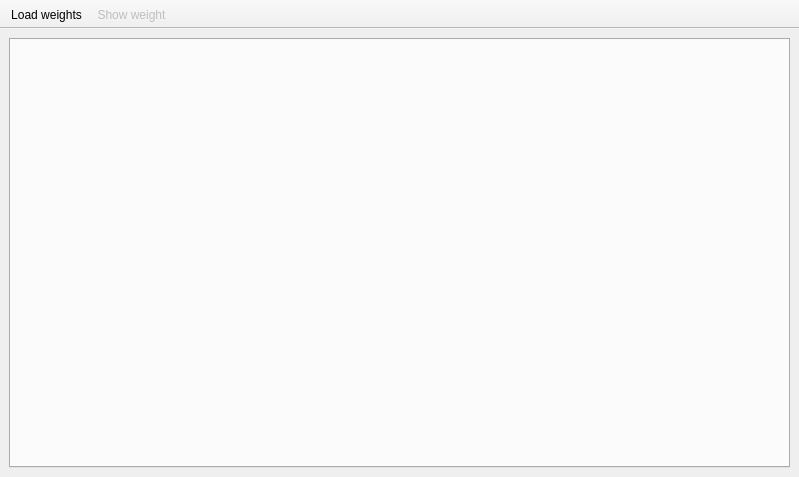
<?xml version="1.0" encoding="UTF-8"?>
<ui version="4.0">
 <class>MainWindow</class>
 <widget class="QMainWindow" name="MainWindow">
  <property name="geometry">
   <rect>
    <x>0</x>
    <y>0</y>
    <width>799</width>
    <height>477</height>
   </rect>
  </property>
  <property name="windowTitle">
   <string>MainWindow</string>
  </property>
  <widget class="QWidget" name="main_layout">
   <layout class="QHBoxLayout" name="horizontalLayout">
    <item>
     <widget class="QTabWidget" name="tabWidget">
      <property name="currentIndex">
       <number>-1</number>
      </property>
      <property name="documentMode">
       <bool>false</bool>
      </property>
      <property name="tabsClosable">
       <bool>true</bool>
      </property>
      <property name="movable">
       <bool>true</bool>
      </property>
     </widget>
    </item>
   </layout>
  </widget>
  <widget class="QToolBar" name="toolBar">
   <property name="windowTitle">
    <string>toolBar</string>
   </property>
   <property name="movable">
    <bool>false</bool>
   </property>
   <property name="floatable">
    <bool>false</bool>
   </property>
   <attribute name="toolBarArea">
    <enum>TopToolBarArea</enum>
   </attribute>
   <attribute name="toolBarBreak">
    <bool>false</bool>
   </attribute>
   <addaction name="action_load_weights"/>
   <addaction name="action_show_weight"/>
  </widget>
  <action name="action_load_weights">
   <property name="text">
    <string>Load weights...</string>
   </property>
   <property name="toolTip">
    <string>Load neural network weights from a file</string>
   </property>
   <property name="shortcut">
    <string>Ctrl+O</string>
   </property>
   <property name="menuRole">
    <enum>QAction::MenuRole::NoRole</enum>
   </property>
  </action>
  <action name="action_show_weight">
   <property name="enabled">
    <bool>false</bool>
   </property>
   <property name="text">
    <string>Show weight...</string>
   </property>
   <property name="toolTip">
    <string>Show weights of a single operation in a new tab</string>
   </property>
   <property name="shortcut">
    <string>Ctrl+F</string>
   </property>
   <property name="menuRole">
    <enum>QAction::MenuRole::NoRole</enum>
   </property>
  </action>
 </widget>
 <resources/>
 <connections/>
</ui>
